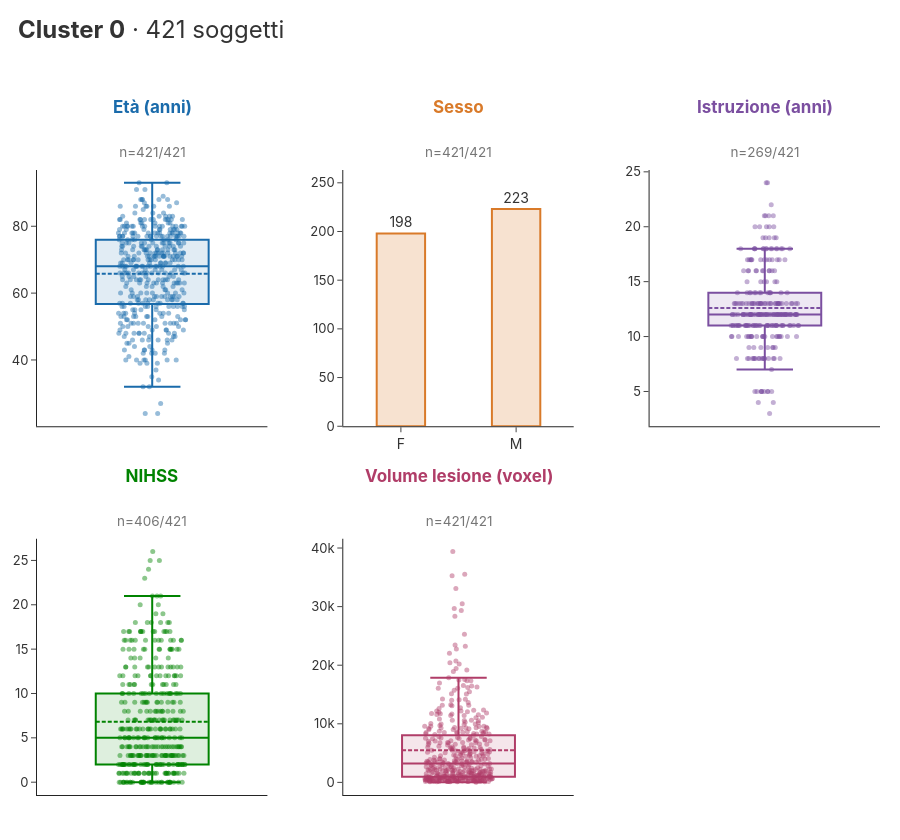

The notebook cell this image was saved under:
### Markdown cell above
### 3.2 Il cluster scelto

La figura dell'app: box plot con i singoli soggetti per le variabili continue, barre per il sesso.
Una figura per `CLUSTER`: cambia `CLUSTER` nella sezione 2.

### Code cell
composition, unregistered = cluster_composition(metadata, CLUSTER)
figure = build_cluster_description_figure(composition, CLUSTER)
figure.show(renderer="plotly_mimetype+notebook_connected")
if unregistered:
    print(f"{len(unregistered)} soggetti del cluster senza riga in participants.csv: {unregistered}")

### Figure 1 — Plotly figure (JSON) as saved in the notebook; plotly's stock layout.template omitted (floating-point values rounded to 4 significant figures; data arrays with more than 128 entries replaced by an {"elided": "..."} marker saying what was removed)
{"data": [{"boxmean": true, "boxpoints": "all", "fillcolor": "rgba(26,107,171,0.13)", "hovertemplate": "%{y}<extra></extra>", "jitter": 0.6, "line": {"color": "#1a6bab", "width": 2}, "marker": {"color": "rgba(26,107,171,0.45)", "line": {"width": 0}, "size": 5}, "name": "", "pointpos": 0, "showlegend": false, "type": "box", "xaxis": "x", "y": {"elided": "421 float values"}, "yaxis": "y"}, {"cliponaxis": false, "hovertemplate": "%{x}: %{y}<extra></extra>", "marker": {"color": "rgba(217,122,41,0.22)", "line": {"color": "#d97a29", "width": 2}}, "showlegend": false, "text": ["198", "223"], "textfont": {"color": "#333", "size": 14}, "textposition": "outside", "type": "bar", "width": 0.42, "x": ["F", "M"], "xaxis": "x2", "y": [198, 223], "yaxis": "y2"}, {"boxmean": true, "boxpoints": "all", "fillcolor": "rgba(123,79,160,0.13)", "hovertemplate": "%{y}<extra></extra>", "jitter": 0.6, "line": {"color": "#7b4fa0", "width": 2}, "marker": {"color": "rgba(123,79,160,0.45)", "line": {"width": 0}, "size": 5}, "name": "", "pointpos": 0, "showlegend": false, "type": "box", "xaxis": "x3", "y": {"elided": "269 float values"}, "yaxis": "y3"}, {"boxmean": true, "boxpoints": "all", "fillcolor": "rgba(0,131,0,0.13)", "hovertemplate": "%{y}<extra></extra>", "jitter": 0.6, "line": {"color": "#008300", "width": 2}, "marker": {"color": "rgba(0,131,0,0.45)", "line": {"width": 0}, "size": 5}, "name": "", "pointpos": 0, "showlegend": false, "type": "box", "xaxis": "x4", "y": {"elided": "406 float values"}, "yaxis": "y4"}, {"boxmean": true, "boxpoints": "all", "fillcolor": "rgba(176,61,104,0.13)", "hovertemplate": "%{y}<extra></extra>", "jitter": 0.6, "line": {"color": "#b03d68", "width": 2}, "marker": {"color": "rgba(176,61,104,0.45)", "line": {"width": 0}, "size": 5}, "name": "", "pointpos": 0, "showlegend": false, "type": "box", "xaxis": "x5", "y": {"elided": "421 int values"}, "yaxis": "y5"}], "layout": {"annotations": [{"font": {"color": "#333", "family": "-apple-system, \"system-ui\", \"Segoe UI\", Roboto, Oxygen-Sans, Ubuntu, Cantarell, \"Helvetica Neue\", sans-serif", "size": 17}, "showarrow": false, "text": "<b><span style=\"color:#1a6bab\">Età (anni)</span></b><br><br><span style=\"font-size:13.5px;color:#767676\">n=421/421</span>", "x": 0.1367, "xanchor": "center", "xref": "paper", "y": 1.0, "yanchor": "bottom", "yref": "paper", "yshift": 8}, {"font": {"color": "#333", "family": "-apple-system, \"system-ui\", \"Segoe UI\", Roboto, Oxygen-Sans, Ubuntu, Cantarell, \"Helvetica Neue\", sans-serif", "size": 17}, "showarrow": false, "text": "<b><span style=\"color:#d97a29\">Sesso</span></b><br><br><span style=\"font-size:13.5px;color:#767676\">n=421/421</span>", "x": 0.5, "xanchor": "center", "xref": "paper", "y": 1.0, "yanchor": "bottom", "yref": "paper", "yshift": 8}, {"font": {"color": "#333", "family": "-apple-system, \"system-ui\", \"Segoe UI\", Roboto, Oxygen-Sans, Ubuntu, Cantarell, \"Helvetica Neue\", sans-serif", "size": 17}, "showarrow": false, "text": "<b><span style=\"color:#7b4fa0\">Istruzione (anni)</span></b><br><br><span style=\"font-size:13.5px;color:#767676\">n=269/421</span>", "x": 0.8633, "xanchor": "center", "xref": "paper", "y": 1.0, "yanchor": "bottom", "yref": "paper", "yshift": 8}, {"font": {"color": "#333", "family": "-apple-system, \"system-ui\", \"Segoe UI\", Roboto, Oxygen-Sans, Ubuntu, Cantarell, \"Helvetica Neue\", sans-serif", "size": 17}, "showarrow": false, "text": "<b><span style=\"color:#008300\">NIHSS</span></b><br><br><span style=\"font-size:13.5px;color:#767676\">n=406/421</span>", "x": 0.1367, "xanchor": "center", "xref": "paper", "y": 0.41, "yanchor": "bottom", "yref": "paper", "yshift": 8}, {"font": {"color": "#333", "family": "-apple-system, \"system-ui\", \"Segoe UI\", Roboto, Oxygen-Sans, Ubuntu, Cantarell, \"Helvetica Neue\", sans-serif", "size": 17}, "showarrow": false, "text": "<b><span style=\"color:#b03d68\">Volume lesione (voxel)</span></b><br><br><span style=\"font-size:13.5px;color:#767676\">n=421/421</span>", "x": 0.5, "xanchor": "center", "xref": "paper", "y": 0.41, "yanchor": "bottom", "yref": "paper", "yshift": 8}], "font": {"color": "#333", "family": "-apple-system, \"system-ui\", \"Segoe UI\", Roboto, Oxygen-Sans, Ubuntu, Cantarell, \"Helvetica Neue\", sans-serif"}, "height": 840, "margin": {"b": 45, "l": 20, "r": 20, "t": 170}, "paper_bgcolor": "rgba(0,0,0,0)", "plot_bgcolor": "rgba(0,0,0,0)", "title": {"font": {"color": "#333", "family": "-apple-system, \"system-ui\", \"Segoe UI\", Roboto, Oxygen-Sans, Ubuntu, Cantarell, \"Helvetica Neue\", sans-serif", "size": 24}, "text": "<b>Cluster 0</b> · 421 soggetti", "x": 0.02, "xanchor": "left", "y": 0.975, "yanchor": "top"}, "xaxis": {"anchor": "y", "domain": [0.0, 0.2733], "showticklabels": false, "ticks": ""}, "xaxis2": {"anchor": "y2", "domain": [0.3633, 0.6367], "tickfont": {"size": 14}}, "xaxis3": {"anchor": "y3", "domain": [0.7267, 1.0], "showticklabels": false, "ticks": ""}, "xaxis4": {"anchor": "y4", "domain": [0.0, 0.2733], "showticklabels": false, "ticks": ""}, "xaxis5": {"anchor": "y5", "domain": [0.3633, 0.6367], "showticklabels": false, "ticks": ""}, "xaxis6": {"anchor": "y6", "domain": [0.7267, 1.0], "visible": false}, "yaxis": {"anchor": "x", "domain": [0.59, 1.0], "gridcolor": "#ececec", "tickfont": {"size": 13}, "zeroline": false}, "yaxis2": {"anchor": "x2", "domain": [0.59, 1.0], "gridcolor": "#ececec", "range": [0, 263.1], "tickfont": {"size": 13}, "zeroline": false}, "yaxis3": {"anchor": "x3", "domain": [0.59, 1.0], "gridcolor": "#ececec", "tickfont": {"size": 13}, "zeroline": false}, "yaxis4": {"anchor": "x4", "domain": [0.0, 0.41], "gridcolor": "#ececec", "tickfont": {"size": 13}, "zeroline": false}, "yaxis5": {"anchor": "x5", "domain": [0.0, 0.41], "gridcolor": "#ececec", "tickfont": {"size": 13}, "zeroline": false}, "yaxis6": {"anchor": "x6", "domain": [0.0, 0.41], "visible": false}}}
